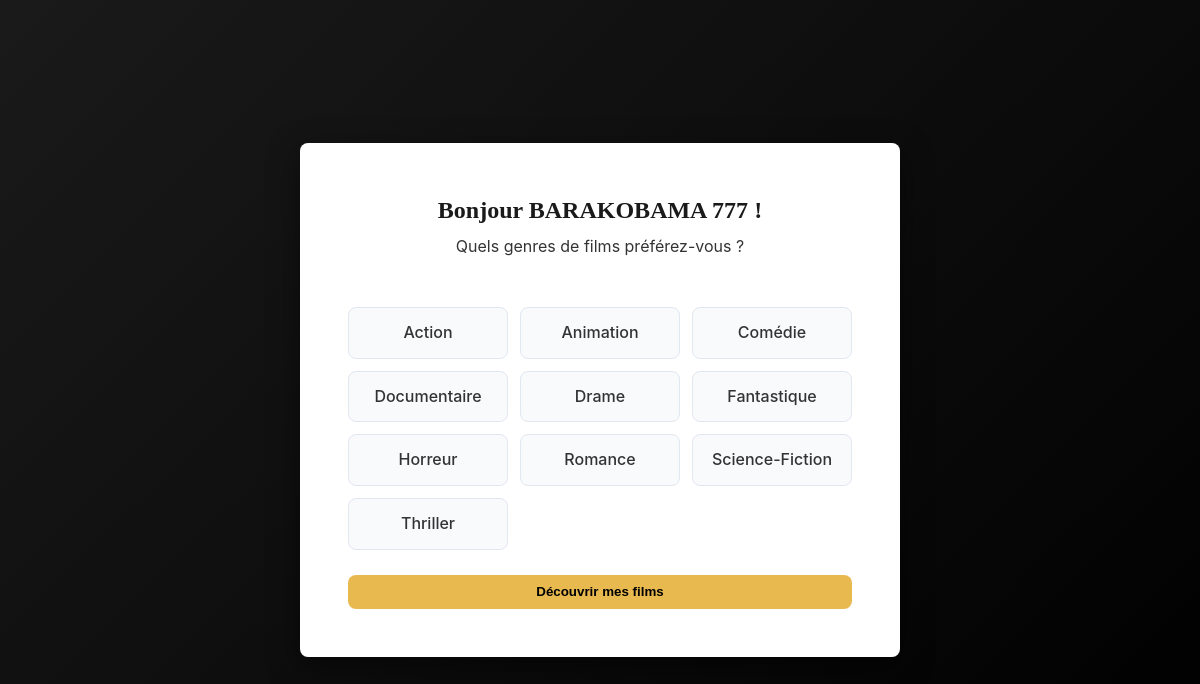
Screenshot of /views/genres.php (signed in) with the database file from the repository.
### tables this page shows
CREATE TABLE `genre` (
  `id_genre` int(11) NOT NULL,
  `name_genre` varchar(100) NOT NULL
);

### views/genres.php (the view, shortened to what this page needs)
<?php
require_once __DIR__ . '/../config/db.php';
try {
    $genres = $pdo->query("SELECT id_genre, name_genre FROM Genre ORDER BY name_genre ASC")->fetchAll(PDO::FETCH_ASSOC);
} catch (Exception $e) {
    $genres = [];
}
?>
<!DOCTYPE html>
<html lang="fr">
<head>
    <link rel="stylesheet" href="../assets/css/variables.css">
    <link rel="stylesheet" href="../assets/css/base.css">
    <link rel="stylesheet" href="../assets/css/auth.css">
    <link rel="stylesheet" href="../assets/css/genre.css">
</head>
<body>
    <div class="auth-container">
        <div class="auth-card" style="max-width: 600px;">
            <div class="auth-header">
                <h2>Bonjour <?= htmlspecialchars($_SESSION['name_user']) ?> !</h2>
                <p>Quels genres de films préférez-vous ?</p>
            </div>
            <form method="POST">
                <div class="genres-grid">
                    <?php foreach ($genres as $genre): ?>
                        <div class="genre-item">
                            <label for="genre_<?= $genre['id_genre'] ?>"><?= htmlspecialchars($genre['name_genre']) ?></label>
                        </div>
                    <?php endforeach; ?>
                </div>
                <button type="submit" name="submit_genres" class="btn btn-primary" style="width: 100%;">Découvrir mes films</button>
            </form>
        </div>
    </div>
</body>
</html>

### assets/css/variables.css (style rules this page uses)
:root { --primary-color: #e8b94f; --primary-hover: #d4a73d; --secondary-color: #1a1a1a; --bg-dark: #0d0d0d; --bg-light: #f4f4f4; --text-main: #333333; --text-muted: #777777; --text-light: #ffffff; --danger: #c0392b; --success: #27ae60; --font-main: 'Inter', system-ui, -apple-system, sans-serif; --font-heading: 'EB Garamond', serif; --spacing-xs: 0.25rem; --spacing-sm: 0.5rem; --spacing-md: 1rem; --spacing-lg: 2rem; --spacing-xl: 3rem; --border-radius: 8px; --shadow: 0 4px 12px rgba(0, 0, 0, 0.1); --transition: all 0.3s ease; }

### assets/css/base.css (style rules this page uses)
* { margin: 0; padding: 0; box-sizing: border-box; }
body { font-family: var(--font-main); line-height: 1.6; color: var(--text-main); background-color: var(--bg-light); }
h1, h2, h3, h4, h5, h6 { font-family: var(--font-heading); color: var(--secondary-color); margin-bottom: var(--spacing-md); }
.btn { display: inline-block; padding: 0.6rem 1.2rem; border-radius: var(--border-radius); font-weight: 600; cursor: pointer; border: none; transition: var(--transition); }
.btn-primary { background-color: var(--primary-color); color: #000; }

### assets/css/auth.css (style rules this page uses)
.auth-container { min-height: 100vh; display: flex; align-items: center; justify-content: center; background: linear-gradient(135deg, var(--secondary-color) 0%, #000 100%); padding: var(--spacing-md); }
.auth-card { background: #fff; width: 100%; max-width: 450px; padding: var(--spacing-xl); border-radius: var(--border-radius); box-shadow: 0 10px 30px rgba(0,0,0,0.5); }
.auth-header { text-align: center; margin-bottom: var(--spacing-xl); }
.auth-header h2 { margin-bottom: var(--spacing-xs); }

### assets/css/genre.css (style rules this page uses)
.genres-grid { display: grid; grid-template-columns: repeat(auto-fill, minmax(130px, 1fr)); gap: 12px; margin: 25px 0; }
.genre-item label { display: block; padding: 12px; background: #f8fafc; border: 1px solid #e2e8f0; border-radius: 8px; cursor: pointer; transition: all 0.2s; font-weight: 500; text-align: center; }

### rows the page displays
genre: name_genre "Action"
genre: name_genre "Animation"
genre: name_genre "Comédie"
genre: name_genre "Documentaire"
genre: name_genre "Drame"
genre: name_genre "Fantastique"
genre: name_genre "Horreur"
genre: name_genre "Romance"
genre: name_genre "Science-Fiction"
genre: name_genre "Thriller"

### other values shown
$_SESSION['name_user'] "BARAKOBAMA 777"
